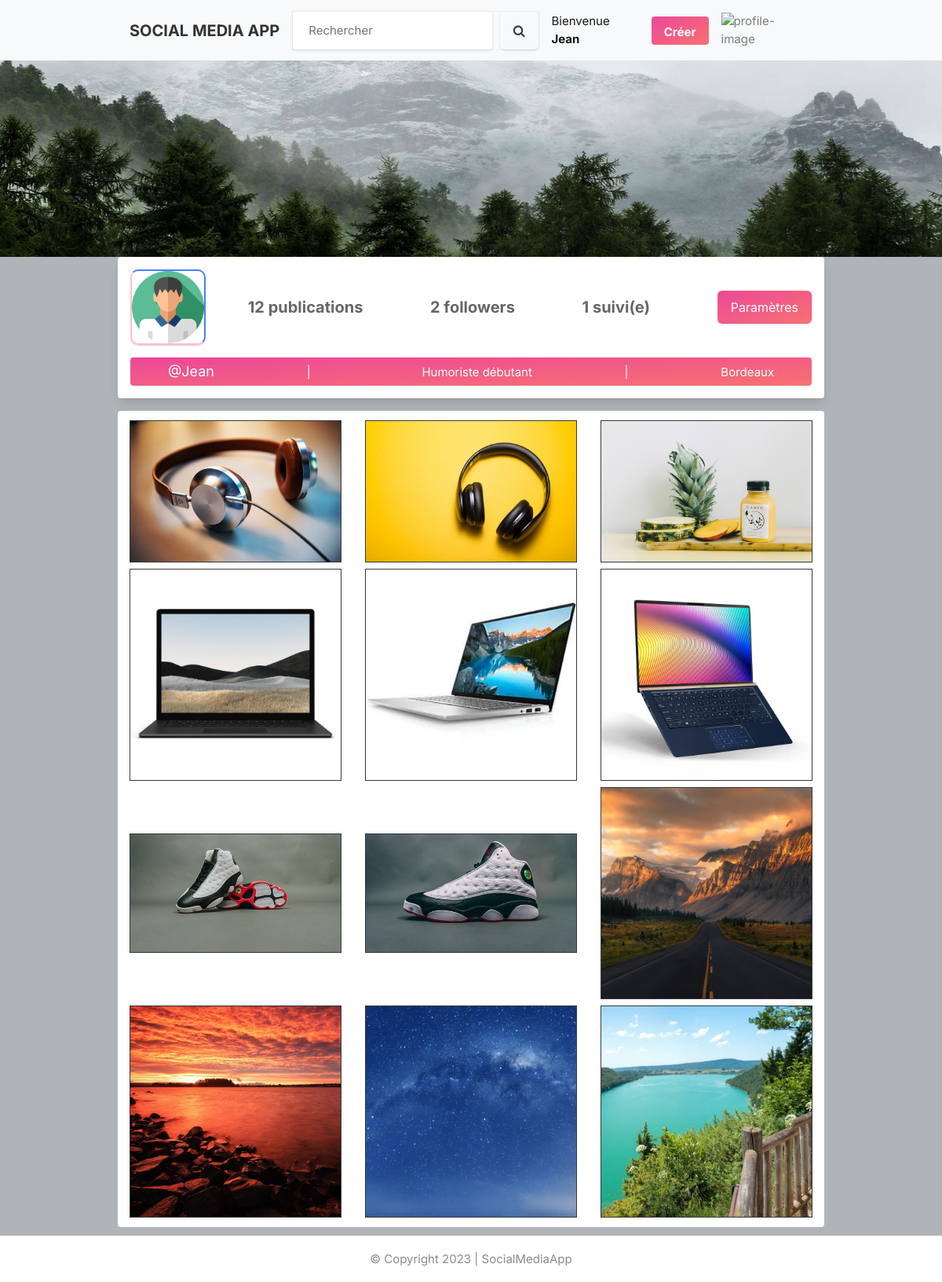
/profile/Jean (signed in), run on the app's committed database.
### core/models.py (models this page shows, shortened)
class Profile(models.Model):
    objects = models.Manager()
    user = models.ForeignKey(User, on_delete=models.CASCADE)
    id_user = models.IntegerField()
    bio = models.TextField(blank=True)
    profile_img = models.ImageField(upload_to='profile_images', default='blank-profile-picture.png')
    location = models.CharField(max_length=100, blank=True)
    def __str__(self):
        return self.user.username

class Post(models.Model):
    objects = models.Manager()
    id = models.UUIDField(primary_key=True, default=uuid.uuid4)
    user = models.CharField(max_length=100)
    image = models.ImageField(upload_to='post_images')
    caption = models.TextField()
    created_at = models.DateTimeField(default=datetime.now)
    no_of_likes = models.IntegerField(default=0)

### core/views.py (the view)
# urls.py: path('profile/<str:profile_pk>', views.profile, name='profile'),
@login_required(login_url='signin')
def profile(request, profile_pk):
    current_user = request.user
    user_object = User.objects.get(username=profile_pk)
    user_profile = Profile.objects.get(user=user_object)
    user_posts = Post.objects.filter(user=profile_pk)
    user_post_length = len(user_posts)
    follower = request.user.username
    user = profile_pk
    if FollowersCount.objects.filter(follower=follower, user=user).first():
        button_text = 'Ne plus suivre'
    else:
        button_text = 'Suivre'
    user_followers = len(FollowersCount.objects.filter(user=profile_pk))
    user_following = len(FollowersCount.objects.filter(follower=profile_pk))
    context = {
        'current_user': current_user,
        'user_object': user_object,
        'user_profile': user_profile,
        'user_posts': user_posts,
        'user_post_length': user_post_length,
        'button_text': button_text,
        'user_followers': user_followers,
        'user_following': user_following,
    }
    return render(request, 'profile.html', context)

### templates/profile.html (shortened to what this page needs)
{% extends "base.html" %}
{% load static %}
{% block content %}
<div class="feature-photo">
	<figure><img src="{% static 'images/resources/timeline-1.jpg' %}" alt="cover-image"></figure>
	<div class="container p-3 bg-white rounded shadow-lg">
		<div class="">
			<div class="row justify-content-between align-items-center">
				<div class="col-4 col-sm-3 col-md-2 d-flex justify-content-md-start">
					<div class="user-avatar w-24 h-24">
						<figure>
							<img src="{{ user_profile.profile_img.url }}" alt="profile-image">
						</figure>
					</div>
				</div>
				<div class="col-8 col-sm-9 col-md-10">
					<div class="container">
						<form action="/follow/" method="POST">
							<div class="row d-flex justify-content-between align-items-center text-center">
								<div class="">
									{% if user_post_length == 0 or user_post_length == 1 %}
										<span class="text-xl"><b>{{ user_post_length }} publication</b></span>
									{% else %}
										<span class="text-xl"><b>{{ user_post_length }} publications</b></span>
									{% endif %}
								</div>
								<div class="3">
									{% if user_followers == 0 or user_followers == 1 %}
										<span class="text-xl"><b>{{ user_followers }} follower</b></span>
									{% else %}
										<span class="text-xl"><b>{{ user_followers }} followers</b></span>
									{% endif %}
								</div>
								<div class="">
									{% if user_following == 0 or user_following == 1 %}
										<span class="text-xl"><b>{{ user_following }} suivi(e)</b></span>
									{% else %}
										<span class="text-xl"><b>{{ user_following }} suivi(e)s</b></span>
									{% endif %}
								</div>
								<div class="">
									{% if user_object.username == current_user.username %}
										<a href="{% url 'settings' %}">
											<button class="btn bg-gradient-to-br from-pink-500 to-red-400 text-white">Paramètres</button>
										</a>
									{% else %}
										<a data-ripple="" class="bg-gradient-to-br from-pink-500 to-red-400">
											<button type="submit" class="btn bg-gradient-to-br from-pink-500 to-red-400 text-white text-lg md:text-2xl">{{ button_text }}</button>
										</a>
									{% endif %}
								</div>
							</div>
						</form>
					</div>
				</div>
			</div>
		</div>
		<div class="bg-gradient-to-br from-pink-500 to-red-400 rounded mt-3">
			<div class="row d-flex justify-content-around align-items-center text-center p-1">
				<div class="user-info">
					<p class="text-white text-lg md:text-2xl">@{{ user_profile.user.username }}</p>
				</div>
				<p class="text-white d-none d-md-block">|</p>
				<div class="user-info">
					<p class="text-white pl-4 md:pl-0">{{ user_profile.bio }}</p>
				</div>
				<p class="text-white d-none d-md-block">|</p>
				<div class="user-info">
					<p class="text-white">{{ user_profile.location }}</p>
				</div>
			</div>
		</div>
	</div>
</div>
<div class="container mt-3 mb-5 bg-white rounded">
	{% if user_posts %}
		<div class="row mb-5 py-2">
			{% for post in user_posts %}
				<div class="col-12 col-md-4 d-flex align-items-center justify-content-center my-1">
					<div class="border border-dark">
						<a class="" href="{{ post.image.url }}" target="_blank">
							<img src="{{ post.image.url }}" alt="post-image">
						</a>
					</div>
				</div>
			{% endfor %}
		</div>
	{% else %}
		<div class="mx-auto mt-5 py-5">
			<h2 class="text-3xl font-bold text-center">Vous n'avez pas encore de publication !</h2>
			<p class="text-center text-gray-600 mt-3">En cliquant sur <b>Créer</b> vous pourrez faire votre première publication.</p>
		</div>
	{% endif %}
</div>
{% endblock %}

### templates/base.html (shortened to what this page needs)
{% load static %}
<!DOCTYPE html>
<html lang="fr">
<head>
    <link rel="stylesheet" href="{% static 'css/style.css' %}">
    <link rel="stylesheet" href="{% static 'css/color.css' %}">
    <link rel="stylesheet" href="{% static 'css/main.min.css' %}">
    <link rel="stylesheet" href="{% static 'css/responsive.css' %}">
	<link rel="stylesheet" href="{% static 'assets/css/icons.css' %}">
    <link rel="stylesheet" href="{% static 'assets/css/uikit.css' %}">
    <link rel="stylesheet" href="{% static 'assets/css/style.css' %}">
    <link rel="stylesheet" href="{% static 'assets/css/tailwind.css' %}">
    <link rel="stylesheet" href="https://cdnjs.cloudflare.com/ajax/libs/font-awesome/4.7.0/css/font-awesome.min.css">
</head>
<body class="">
    <nav class="navbar navbar-expand-lg navbar-light bg-light">
        <div class="container">
            <a class="navbar-brand" href="/">
                <b><h1 style="text-transform: uppercase;">Social Media App</h1></b>
            </a>
            <div class="collapse navbar-collapse justify-content-end" id="navbarScroll">
                <form class="d-inline-flex mt-2 mt-sm-0" action="/search/" method="POST">
                    <input class="form-control me-2" type="text" name="username" placeholder="Rechercher" aria-label="Search">&nbsp; &nbsp;
                    <button type="submit" class="btn bg-transparent">
                        <i class="fa fa-search fa-1x"></i>
                    </button>
                </form>
                <ul class="navbar-nav me-auto navbar-nav-scroll">
                    <div class="d-inline-flex justify-content-around align-items-center">
                        <li class="nav-item">
                            {% if user.is_authenticated %}
                                <a href="/profile/{{ user_profile }}" class="nav-link active mx-0 mx-md-2" aria-current="page">
                                    Bienvenue <b>{{user.username}}</b>
                                </a>
                            {% else %}
                                <a href="" class="nav-link active mx-0 mx-md-2" aria-current="page">
                                    Bienvenue
                                </a>
                            {% endif %}
                        </li>
                        <li class="nav-item">
                            <a href="#" class="nav-link bg-gradient-to-br from-pink-500 to-red-400 flex font-bold hover:bg-pink-600 hover:text-white inline-block items-center lg:block max-h-10 mr-2 px-3 py-1 rounded shado text-white">
                                Créer
                            </a>
                        </li>
                        <li class="nav-item dropdown">
                            <a href="#"
                               class="nav-link"
                               id="navbarScrollingDropdown"
                               role="button"
                               data-bs-toggle="dropdown"
                               aria-expanded="false"
                            >
                                {% if user.is_authenticated %}
                                    <img src="{% static 'images/avatars/avatar_full_32.png' %}" class="header-avatar" alt="profile-image">
                                {% else %}
                                    <img src="{% static 'images/avatars/avatar_empty_32.png' %}" class="header-avatar" alt="profile-image">
                                {% endif %}
                            </a>
                        </li>
                    </div>
                </ul>
            </div>
        </div>
    </nav>
    <div class="mb-5">
        {% block content %}
        {% endblock %}
    </div>
    <br>
    <div class="footer py-3 mt-5 uk-link-reset">
        <div class="flex flex-col items-center justify-between lg:flex-row max-w-6xl mx-auto lg:space-y-0 space-y-3">
            <p class="capitalize" style="margin: auto;">© copyright 2023 | <a href="/">SocialMediaApp</a></p>
        </div>
    </div>
</body>
</html>

### static/css/color.css (style rules this page uses)
#nprogress .bar, .timeline-info > ul li a::before, .activitiez > li::before, form button, .colla-apps > li a:hover, a.underline:before, .setting-row input:checked + label, .user-avatar:hover .edit-phto, .error-meta > a, .color-bg, .add-butn, .nav.nav-tabs.likes-btn > li a.active, a.dislike-btn, .drop > a:hover, .btn-view.btn-load-more:hover, .accordion .card h5 button[aria-expanded="true"], .chat-head, .f-page > figure em, .inbox-panel-head > ul > li > a, .nav-tabs--left .nav-link.active, .nav-tabs--left .nav-link.active:hover, footer .widget-title h4::before, #topcontrol, .sidebar .widget-title::before, .f-title::before, .g-post-classic > figure > i::after, .purify > a, .help-list > a:hover, .open-position::before, .info > a, .category-box:hover, .category-box.selected, a.main-btn, .section-heading::before, .getquot-baner, .more-branches > h4::before, .is-helpful > a, .cart-optionz > li > a:hover, .paginationz > li a:hover, .paginationz > li a.active, .shopping-cart, a.btn2:hover, .form-submit > input[type="submit"], button.submit-checkout, .delete-cart:hover, .proceed .button, .amount-area .update-cart, a.addnewforum, .apply-bttons > a { background: orange; }

### static/css/responsive.css (style rules this page uses)
@media screen and (max-width: 1281px) and (min-width: 1024px) { .user-avatar { width: 80.2% } }

### static/assets/css/style.css (style rules this page uses)
body { background-color: #B0B3B8!important; }
button { vertical-align: middle; }
input { height: 48px; line-height: 48px; padding: 0 20px; outline: none; font-size: 15px; color: #808080; max-width: 100%; width: 100%; -webkit-box-sizing: border-box; box-sizing: border-box; display: block; font-weight: 400; opacity: 1; border-radius: 4px; border: none; -webkit-box-shadow: 0 1px 4px 0px rgba(0, 0, 0, 0.12); box-shadow: 0 1px 4px 0px rgba(0, 0, 0, 0.12); }
input[type="text"], input[type="password"], input[type="email"], input[type="number"] { height: 48px; line-height: 48px; padding: 0 20px; outline: none; font-size: 15px; color: #808080; max-width: 100%; width: 100%; -webkit-box-sizing: border-box; box-sizing: border-box; display: block; font-weight: 400; opacity: 1; border-radius: 4px; border: none; -webkit-box-shadow: 0 1px 4px 0px rgba(0, 0, 0, 0.12); box-shadow: 0 1px 4px 0px rgba(0, 0, 0, 0.12); }
input { -webkit-transition: all 0.1s ease-in-out; transition: all 0.1s ease-in-out; }
::placeholder { color: #808080; opacity: 1; }
button { border: none; margin: 0; padding: 0; width: auto; overflow: visible; background: transparent; color: inherit; font: inherit; line-height: normal; cursor: pointer; }
a { color: #be185d; -webkit-transition: 0.3s; transition: 0.3s; outline: none !important; }
button { outline: none !important; }
img { max-width: 100%; }
body { color: #666; font-size: 15px; line-height: 27px; background-color: #f0f2f5; font-family: "Inter", sans-serif; text-transform: none; }
body p { font-size: 15px; line-height: 27px; }
h1, h2, h3, h4, h5, h6 { font-family: "Inter", sans-serif; text-transform: none; }
input[type="text"], input[type="password"], input[type="email"] { font-family: "Inter", sans-serif; text-transform: none; }
button, body .pac-container { font-family: "Inter", sans-serif; text-transform: none; }
h1, h2, h3, h4, h5, h6 { color: #333; font-weight: 500; margin: 0; padding: 0; }
h1 { font-size: 32px; }
b, strong { font-weight: 700 !important; }
@media (min-width: 1024px) { .container { max-width: 900px !important; } }

### templates/base.html (style rules this page uses)
html { height: 100%; }
body { min-height: 100%; }
.footer { position: fixed; left: 0; bottom: 0; width: 100%; background-color: white; color: white; text-align: center; }

### data on the page
Profile: profile_img (picture), user.username "Jean", bio "Humoriste débutant", location "Bordeaux"
Post: image (picture)
Post: image (picture)
Post: image (picture)
Post: image (picture)
Post: image (picture)
Post: image (picture)
Post: image (picture)
Post: image (picture)
Post: image (picture)
Post: image (picture)
Post: image (picture)
Post: image (picture)

### other printed values
{{ user.username }} "Jean"
{{ user_post_length }} "12"
{{ user_followers }} "2"
{{ user_following }} "1"
